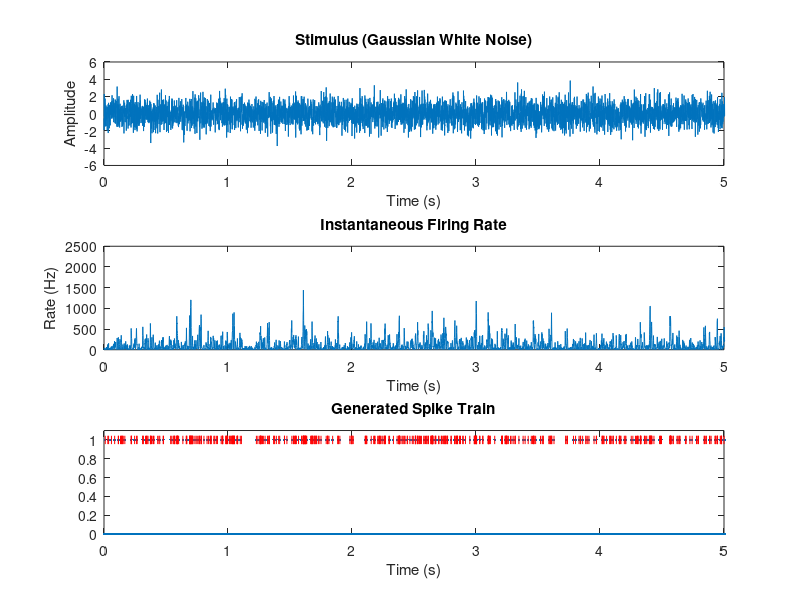
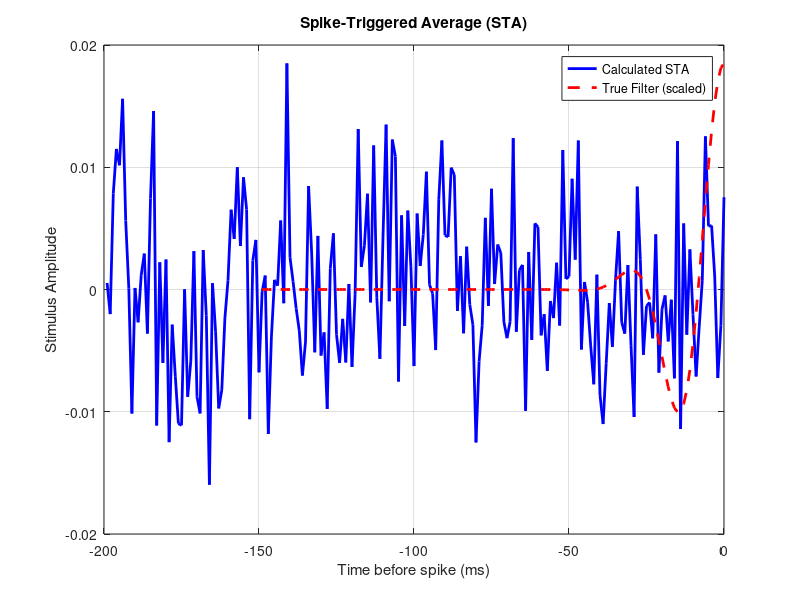

MATLAB code to generate these figures, in order: (Note: this script raises an error after producing the figures.)
%% Spike-Triggered Analysis Suite (STA, STC, ICA)
% This script demonstrates how to perform spike-triggered average (STA),
% spike-triggered covariance (STC), and spike-triggered independent 
% component analysis (ICA) on a simulated neuron responding to a 1D 
% Gaussian white noise stimulus.

% Clear workspace and close all figures
clear;
clc;
close all;

%% 1. SETUP AND DATA SIMULATION
% In a real scenario, you would load your stimulus and spike times here.
% For this demonstration, we simulate data from a Linear-Nonlinear-Poisson
% (LNP) model neuron.

% --- Simulation Parameters ---
fs = 1000;                  % Sampling rate (Hz)
duration_s = 200;           % Duration of the experiment (seconds)
n_samples = duration_s * fs;% Total number of samples
t = (0:n_samples-1) / fs;   % Time vector

% --- Stimulus: Gaussian White Noise ---
stimulus = randn(1, n_samples);
stimulus = (stimulus - mean(stimulus)) / std(stimulus); % Normalize to mean 0, std 1

% --- LNP Model Neuron Simulation ---
% We create a "ground truth" filter that our analysis should ideally recover.
% A Gabor-like filter is a common choice.
filter_time_ms = 150; % How far back in time the filter extends
filter_n_samples = round(filter_time_ms / 1000 * fs);
filter_t = (-filter_n_samples+1:0) / fs;

% The "true" filter of our model neuron
true_filter = exp(-((filter_t*fs)/20).^2) .* cos(2*pi*30*filter_t);
true_filter = true_filter / norm(true_filter); % Normalize

% Linear Step: Convolve stimulus with the filter
generator_signal = conv(stimulus, fliplr(true_filter), 'same');

% Nonlinear Step: Apply a nonlinearity (e.g., squaring)
% This makes the neuron respond to both positive and negative filter outputs.
nonlinearity_output = generator_signal.^2;

% Poisson Firing: Convert to an instantaneous firing rate and generate spikes
baseline_rate = 5;      % Spontaneous firing rate (Hz)
max_driven_rate = 100;  % Max rate driven by stimulus (Hz)
firing_rate = baseline_rate + max_driven_rate * nonlinearity_output;
spikes = rand(1, n_samples) < (firing_rate / fs);
spike_indices = find(spikes);
n_spikes = length(spike_indices);

fprintf('Data generated. Number of spikes: %d\n', n_spikes);

% --- Plot Simulated Data ---
figure('Name', 'Simulated Data Overview');
subplot(3, 1, 1);
plot(t, stimulus);
title('Stimulus (Gaussian White Noise)');
xlabel('Time (s)'); ylabel('Amplitude');
xlim([0 5]);

subplot(3, 1, 2);
plot(t, firing_rate);
title('Instantaneous Firing Rate');
xlabel('Time (s)'); ylabel('Rate (Hz)');
xlim([0 5]);

subplot(3, 1, 3);
plot(t, spikes, '.');
hold on;
plot(spike_indices/fs, ones(1, n_spikes), 'r|');
title('Generated Spike Train');
xlabel('Time (s)');
xlim([0 5]);
ylim([0 1.1]);


%% 2. SPIKE-TRIGGERED AVERAGE (STA)
% The STA is the average stimulus segment preceding a spike. It's an
% estimate of the neuron's linear receptive field.

fprintf('\nCalculating Spike-Triggered Average (STA)...\n');

% --- Define the time window for analysis ---
time_window_ms = 200; % ms
time_window_samples = round(time_window_ms / 1000 * fs);

% --- Collect the spike-triggered ensemble (STE) ---
% The STE is a matrix where each row is the stimulus segment before a spike.
spike_triggered_ensemble = zeros(n_spikes, time_window_samples);
spike_count = 0;

for i = 1:n_spikes
    spike_idx = spike_indices(i);
    % Ensure the window does not go past the beginning of the stimulus
    if spike_idx > time_window_samples
        spike_count = spike_count + 1;
        stim_segment = stimulus(spike_idx - time_window_samples : spike_idx - 1);
        spike_triggered_ensemble(spike_count, :) = stim_segment;
    end
end
% Trim unused rows if any spikes were too early
spike_triggered_ensemble = spike_triggered_ensemble(1:spike_count, :);

% --- Calculate STA ---
sta = mean(spike_triggered_ensemble, 1);

% --- Plot STA ---
figure('Name', 'Spike-Triggered Average (STA)');
t_window = (-time_window_samples+1:0) / fs * 1000; % Time vector in ms
plot(t_window, sta, 'b-', 'LineWidth', 2, 'DisplayName', 'Calculated STA');
hold on;
% Plot the ground truth filter for comparison (scaled to match STA amplitude)
plot(filter_t*1000, true_filter * (max(abs(sta))/max(abs(true_filter))), 'r--', 'LineWidth', 2, 'DisplayName', 'True Filter (scaled)');
title('Spike-Triggered Average (STA)');
xlabel('Time before spike (ms)');
ylabel('Stimulus Amplitude');
grid on;
legend show;
ax = gca;
ax.XAxis.Direction = 'reverse'; % Time runs backwards from spike at t=0
xlim([min(t_window), 0]);


%% 3. SPIKE-TRIGGERED COVARIANCE (STC)
% STC analyzes the variance structure of the spike-triggered ensemble.
% Eigenvectors of the STC matrix reveal additional stimulus dimensions
% that modulate the neuron's firing rate.

fprintf('Calculating Spike-Triggered Covariance (STC)...\n');

% --- Calculate the STC matrix ---
% Note: We use the same spike_triggered_ensemble from the STA calculation.
stc = cov(spike_triggered_ensemble);

% --- Perform Eigenvalue Decomposition ---
[eigenvectors, eigenvalues_matrix] = eig(stc);
eigenvalues = diag(eigenvalues_matrix);

% Sort eigenvalues and corresponding eigenvectors in descending order
[eigenvalues, sort_idx] = sort(eigenvalues, 'descend');
eigenvectors = eigenvectors(:, sort_idx);

% --- Plot STC Results ---
figure('Name', 'Spike-Triggered Covariance (STC) Analysis');

% Plot the covariance matrix
subplot(2, 2, 1);
imagesc(t_window, t_window, stc);
title('Spike-Triggered Covariance Matrix');
xlabel('Time before spike (ms)');
ylabel('Time before spike (ms)');
colorbar;

% Plot the eigenvalue spectrum
subplot(2, 2, 2);
plot(eigenvalues, 'o-', 'LineWidth', 1.5);
title('Eigenvalue Spectrum');
xlabel('Eigenvalue Rank');
ylabel('Eigenvalue');
grid on;
set(gca, 'YScale', 'log'); % Often better to view on a log scale

% Plot the most significant eigenvectors
% The eigenvector with the largest eigenvalue
subplot(2, 2, 3);
plot(t_window, eigenvectors(:, 1), 'm-', 'LineWidth', 2, 'DisplayName', 'EV 1 (Largest \lambda)');
hold on;
% For our LNP model with a squaring nonlinearity, the STA is near zero,
% but the first eigenvector of the STC should recover the true filter.
plot(filter_t*1000, true_filter * (max(abs(eigenvectors(:, 1)))/max(abs(true_filter))), 'r--', 'LineWidth', 2, 'DisplayName', 'True Filter (scaled)');
title('Most Significant Excitatory Filter');
xlabel('Time before spike (ms)');
ylabel('Amplitude');
ax = gca; ax.XAxis.Direction = 'reverse'; xlim([min(t_window), 0]);
grid on;
legend show;

% The eigenvector with the smallest eigenvalue (most suppressive direction)
subplot(2, 2, 4);
plot(t_window, eigenvectors(:, end), 'g-', 'LineWidth', 2, 'DisplayName', ['EV ' num2str(length(eigenvalues)) ' (Smallest \lambda)']);
title('Most Significant Suppressive Filter');
xlabel('Time before spike (ms)');
ylabel('Amplitude');
ax = gca; ax.XAxis.Direction = 'reverse'; xlim([min(t_window), 0]);
grid on;
legend show;


%% 4. SPIKE-TRIGGERED INDEPENDENT COMPONENT ANALYSIS (ICA)
% ICA attempts to find a set of filters such that their outputs, when
% projected onto the spike-triggered ensemble, are as statistically
% independent as possible. This can reveal non-orthogonal features.
%
% NOTE: This requires the Statistics and Machine Learning Toolbox for 'rica'.

fprintf('\nCalculating Spike-Triggered Independent Components (ICA)...\n');

if license('test', 'statistics_toolbox')
    num_components = 4; % How many independent components to find
    
    % rica (Reconstruction ICA) is a good choice. It finds an orthogonal
    % rotation that maximizes the non-Gaussianity of the components.
    mdl = rica(spike_triggered_ensemble, num_components);
    
    % The learned filters are often stored as columns in the transposed 
    % TransformWeights matrix.
    ica_filters = mdl.TransformWeights; % Transpose the weights matrix
    
    % --- Plot ICA Filters ---
    figure('Name', 'Spike-Triggered Independent Components (ICA)');
    sgtitle('ICA Filters'); % Super title for the figure
    for i = 1:num_components
        subplot(num_components, 1, i);
        % Plot the i-th column, which corresponds to one filter
        plot(t_window, ica_filters(:, i), 'LineWidth', 2);
        title(['Independent Component ' num2str(i)]);
        ylabel('Weight');
        ax = gca; ax.XAxis.Direction = 'reverse'; xlim([min(t_window), 0]);
        grid on;
        if i == num_components
            xlabel('Time before spike (ms)');
        end
    end
else
    fprintf('Statistics and Machine Learning Toolbox not found. Skipping ICA.\n');
end

fprintf('\nAnalysis complete.\n');
